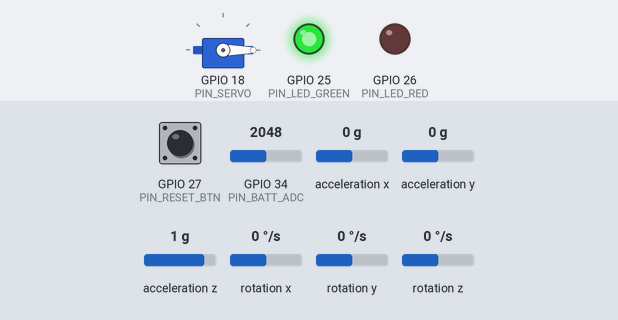
Bench run of a sketch on a simulated ESP32. Parts: servo, output pins drawn as LEDs (lit = HIGH). Inputs (shaded band) come from the test bench; at power-on: acceleration z 1 g, GPIO 27 (PIN_RESET_BTN) HIGH, GPIO 34 (PIN_BATT_ADC) = 2048, acceleration x 0 g, acceleration y 0 g, rotation x 0 °/s, rotation y 0 °/s, rotation z 0 °/s (analog values on the 0–4095 scale). What the sketch prints to the serial monitor is not drawn.

Above: at 2.2 s.
2.3 s: acceleration z set to 0.4 g
5.3 s: acceleration z set to 0.1 g
At 5.53 s:
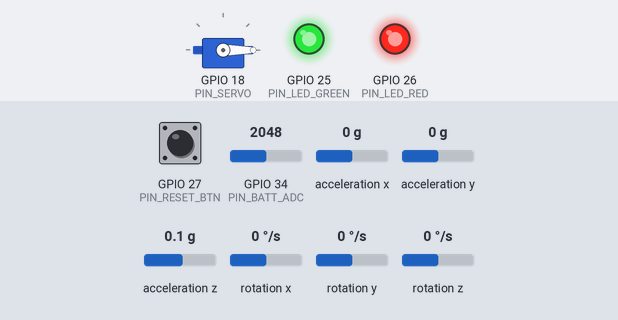
At 6.1 s:
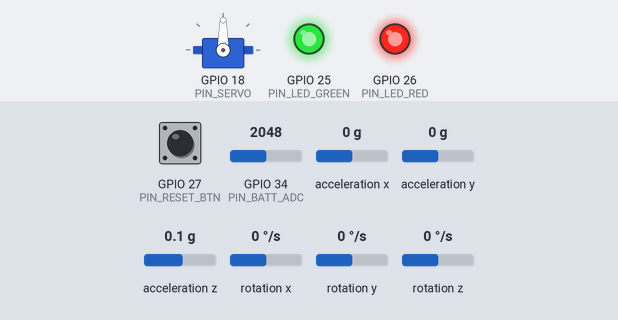
8.3 s: GPIO 27 (PIN_RESET_BTN) pulled LOW for 3.2 s
At 9.6 s:
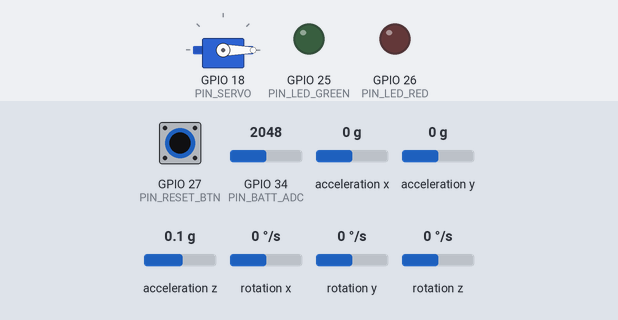
Timing chart, 0 to 20.0 s (numbered marks = the images above; inputs shaded):
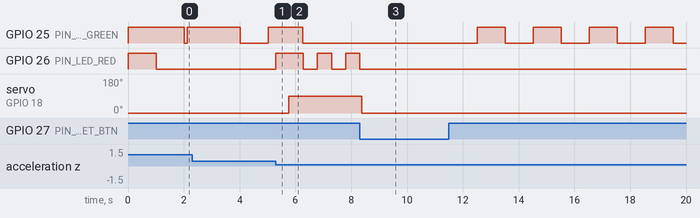

Measured:
- the behaviour switches between 0.3 and 0.2 g on acceleration z (found by bisection; images 0 and 1)
- after the input at 5.3 s, GPIO 26 (PIN_LED_RED): goes HIGH 0.99 s, LOW 0.50 s, HIGH 0.50 s, LOW 0.50 s, then HIGH, starting at once; servo on GPIO 18 (PIN_SERVO): 0° → 90° after 0.46 s
- after the input at 8.3 s, GPIO 25 (PIN_LED_GREEN): alternates HIGH for 1.0 s and LOW for 1.0 s, starting after 4.2 s; GPIO 26 (PIN_LED_RED): goes on until 8.3 s, then stays LOW; servo on GPIO 18 (PIN_SERVO): 90° → 0° after 0.07 s

The sketch:

parachute.ino
```cpp
/*
 * ============================================================
 *              REFLEX — PARACHUTE DEPLOYMENT SYSTEM
 *                         ESP32
 * ============================================================
 *
 *  Sensors:
 *    • MPU6050 (I2C)
 *    • 3.7V LiPo battery
 *
 *  Outputs:
 *    • Servo      → Parachute deployment
 *    • Red LED    → Fault / deployment status
 *    • Green LED  → System ready status
 *
 *  Input:
 *    • Reset button
 *
 * ============================================================
 *                  ANTI-FALSE-DEPLOYMENT GUARDS
 * ============================================================
 *
 *  1. MULTI-SAMPLE CONFIRMATION
 *     The detected failure must persist for:
 *
 *        CONFIRM_CYCLES × 20 ms ≈ 400 ms
 *
 *     This prevents deployment from short-duration spikes
 *     or temporary disturbances.
 *
 *  2. ALTITUDE / VELOCITY GATE
 *     The parachute deploys only when the estimated fall
 *     speed exceeds FREE_FALL_G_THRESHOLD.
 *
 *  3. ARMED FLAG
 *     The system must be explicitly armed after power-on.
 *     This prevents deployment during initialization.
 *
 *  4. ONE-SHOT LATCH
 *     Once deployment occurs, the servo cannot trigger again
 *     until the system receives a physical reset.
 *
 *  5. BATTERY GATE
 *     Deployment is blocked when the battery voltage is
 *     critically low, helping prevent glitches caused by
 *     battery brownout.
 *
 * ============================================================
 */

#include <Wire.h>
#include <ESP32Servo.h>       // ESP32Servo library
#include <MPU6050_light.h>    // MPU6050_light by rfetick

// ── Pin assignments ──────────────────────────────────────────
#define PIN_SERVO        18   // PWM-capable GPIO
#define PIN_LED_GREEN    25
#define PIN_LED_RED      26
#define PIN_RESET_BTN    27   // Pulled HIGH internally; LOW = pressed
#define PIN_BATT_ADC     34   // ADC1 channel – battery voltage divider

// ── Servo positions ──────────────────────────────────────────
#define SERVO_STOWED     0    // degrees – parachute locked
#define SERVO_DEPLOYED   90   // degrees – chute released

// ── MPU6050 thresholds ───────────────────────────────────────
// Free-fall: all axes ≈ 0 g (weightlessness).
// Crash:     any axis suddenly exceeds CRASH_G_THRESHOLD g.
#define FREE_FALL_G_THRESHOLD   0.25f   // total accel < 0.25 g  → free-fall
#define CRASH_G_THRESHOLD       3.5f    // total accel > 3.5 g   → hard impact
#define TILT_THRESHOLD_DEG      60.0f   // roll or pitch > 60°   → attitude failure

// ── Confirmation / timing ────────────────────────────────────
#define CONFIRM_CYCLES          20      // consecutive bad readings before deploy
#define LOOP_DELAY_MS           20      // ms between sensor reads
#define BLINK_PERIOD_MS         500     // red LED blink rate (error / armed)
#define DEPLOY_HOLD_MS          500     // ms to hold servo at deployed angle
#define ARMED_BLINK_MS          1000    // green LED blink rate while arming

// ── Battery monitoring ───────────────────────────────────────
// Voltage divider: 100 kΩ / 100 kΩ  →  Vbatt/2 on ADC pin
// ADC full-scale = 3.3 V at 4095 counts
#define BATT_LOW_VOLTAGE        3.50f   // V – warn
#define BATT_CRITICAL_VOLTAGE   3.30f   // V – block deployment
#define BATT_R1                 100000.0f
#define BATT_R2                 100000.0f
#define ADC_MAX                 4095.0f
#define ADC_VREF                3.3f

// ─────────────────────────────────────────────────────────────
MPU6050 mpu(Wire);
Servo   parachute;

// System state machine
enum SystemState {
  STATE_INIT,
  STATE_ARMING,    // waiting for initial stable readings
  STATE_ARMED,     // normal flight monitoring
  STATE_DEPLOYING, // servo moving
  STATE_DEPLOYED,  // chute out – waiting for reset
  STATE_ERROR      // sensor / battery fault
};

SystemState sysState = STATE_INIT;

// Counters & flags
uint8_t  failCount      = 0;
bool     deployed       = false;
uint32_t lastBlinkRed   = 0;
uint32_t lastBlinkGreen = 0;
bool     ledRedState    = false;
bool     ledGreenState  = false;
uint32_t armStartTime   = 0;
uint8_t  stableCount    = 0;
#define  STABLE_NEEDED  50   // 1 second of good data before fully armed

// ─── helpers ─────────────────────────────────────────────────

float readBatteryVoltage() {
  uint32_t raw = 0;
  for (int i = 0; i < 8; i++) raw += analogRead(PIN_BATT_ADC);
  raw /= 8;
  float vPin  = (raw / ADC_MAX) * ADC_VREF;
  float vBatt = vPin * ((BATT_R1 + BATT_R2) / BATT_R2);
  return vBatt;
}

void setLeds(bool green, bool red) {
  digitalWrite(PIN_LED_GREEN, green ? HIGH : LOW);
  digitalWrite(PIN_LED_RED,   red   ? HIGH : LOW);
}

void blinkRed() {
  uint32_t now = millis();
  if (now - lastBlinkRed >= BLINK_PERIOD_MS) {
    lastBlinkRed = now;
    ledRedState  = !ledRedState;
    digitalWrite(PIN_LED_RED, ledRedState ? HIGH : LOW);
  }
}

void blinkGreen() {
  uint32_t now = millis();
  if (now - lastBlinkGreen >= ARMED_BLINK_MS) {
    lastBlinkGreen = now;
    ledGreenState  = !ledGreenState;
    digitalWrite(PIN_LED_GREEN, ledGreenState ? HIGH : LOW);
  }
}

void deployParachute() {
  Serial.println("[DEPLOY] PARACHUTE DEPLOYING!");
  parachute.write(SERVO_DEPLOYED);
  delay(DEPLOY_HOLD_MS);          // give servo time to travel
  deployed  = true;
  sysState  = STATE_DEPLOYED;
  setLeds(false, true);           // solid red = deployed / error
}

void enterError(const char* reason) {
  Serial.print("[ERROR] ");
  Serial.println(reason);
  sysState = STATE_ERROR;
  setLeds(false, false);
}

bool resetPressed() {
  return digitalRead(PIN_RESET_BTN) == LOW;
}

void doReset() {
  Serial.println("[RESET] System resetting…");
  deployed  = false;
  failCount = 0;
  stableCount = 0;
  parachute.write(SERVO_STOWED);
  delay(400);
  sysState  = STATE_ARMING;
  armStartTime = millis();
  setLeds(false, false);
  Serial.println("[RESET] Done – re-arming…");
}

// ─── setup ───────────────────────────────────────────────────
void setup() {
  Serial.begin(115200);
  Serial.println("\n=== Smart Parachute System booting ===");

  pinMode(PIN_LED_GREEN,  OUTPUT);
  pinMode(PIN_LED_RED,    OUTPUT);
  pinMode(PIN_RESET_BTN,  INPUT_PULLUP);
  analogReadResolution(12);        // 12-bit ADC

  // Servo
  parachute.attach(PIN_SERVO, 500, 2400);
  parachute.write(SERVO_STOWED);
  Serial.println("[INIT] Servo stowed.");

  // MPU6050
  Wire.begin();
  uint8_t mpuStatus = mpu.begin();
  if (mpuStatus != 0) {
    enterError("MPU6050 not found. Check wiring!");
    return;
  }
  Serial.println("[INIT] MPU6050 OK. Calibrating – keep drone still…");
  setLeds(true, true);             // both on during calibration
  mpu.calcOffsets();               // ~3 second auto-calibration
  setLeds(false, false);
  Serial.println("[INIT] Calibration done.");

  // Battery check
  float vBatt = readBatteryVoltage();
  Serial.print("[INIT] Battery: "); Serial.print(vBatt, 2); Serial.println(" V");
  if (vBatt < BATT_CRITICAL_VOLTAGE) {
    enterError("Battery critically low – replace before flight!");
    return;
  }

  sysState     = STATE_ARMING;
  armStartTime = millis();
  Serial.println("[INIT] Arming…");
}

// ─── loop ────────────────────────────────────────────────────
void loop() {
  // Always service reset button
  if (resetPressed()) {
    delay(50);                      // debounce
    if (resetPressed()) doReset();
    while (resetPressed());         // wait for release
    return;
  }

  // Read sensors every loop regardless of state
  mpu.update();
  float ax    = mpu.getAccX();
  float ay    = mpu.getAccY();
  float az    = mpu.getAccZ();
  float roll  = mpu.getAngleX();
  float pitch = mpu.getAngleY();
  float gTot  = sqrt(ax*ax + ay*ay + az*az);   // total acceleration in g

  float vBatt = readBatteryVoltage();

  // ── STATE MACHINE ─────────────────────────────────────────
  switch (sysState) {

    // ── ARMING ────────────────────────────────────────────
    case STATE_ARMING: {
      blinkGreen();
      // Need stable IMU readings before declaring armed
      bool stable = (gTot > 0.85f && gTot < 1.15f)
                 && (fabs(roll) < 15.0f)
                 && (fabs(pitch) < 15.0f);
      if (stable) stableCount++;
      else        stableCount = 0;

      if (stableCount >= STABLE_NEEDED) {
        sysState = STATE_ARMED;
        setLeds(true, false);       // solid green = armed & ready
        Serial.println("[ARM] System ARMED – monitoring active.");
      }
      break;
    }

    // ── ARMED – normal flight monitoring ─────────────────
    case STATE_ARMED: {
      // Battery gate
      if (vBatt < BATT_CRITICAL_VOLTAGE) {
        enterError("Battery critical during flight!");
        break;
      }
      if (vBatt < BATT_LOW_VOLTAGE) {
        // Warn via blinking green but don't block yet
        blinkGreen();
      } else {
        setLeds(true, false);       // solid green
      }

      // ── Failure detection (anti-false-deploy) ──────────
      bool failureDetected = false;
      const char* failReason = "";

      // 1. Free-fall (motor/prop failure – drone falls)
      if (gTot < FREE_FALL_G_THRESHOLD) {
        failureDetected = true;
        failReason = "FREE-FALL";
      }
      // 2. Severe attitude (flip / tumble)
      else if (fabs(roll) > TILT_THRESHOLD_DEG || fabs(pitch) > TILT_THRESHOLD_DEG) {
        failureDetected = true;
        failReason = "ATTITUDE FAILURE";
      }
      // 3. Hard impact (crash already happening — secondary trigger)
      else if (gTot > CRASH_G_THRESHOLD) {
        failureDetected = true;
        failReason = "HARD IMPACT";
      }

      if (failureDetected) {
        failCount++;
        blinkRed();
        Serial.print("[WARN] "); Serial.print(failReason);
        Serial.print(" count="); Serial.println(failCount);

        if (failCount >= CONFIRM_CYCLES) {
          // Final battery gate – don't deploy if brownout
          if (vBatt >= BATT_CRITICAL_VOLTAGE) {
            Serial.print("[DEPLOY] Confirmed: "); Serial.println(failReason);
            sysState = STATE_DEPLOYING;
          } else {
            enterError("Cannot deploy – battery critical!");
          }
        }
      } else {
        // Readings recovered – reset counter (avoids single-spike false trigger)
        if (failCount > 0) {
          failCount = 0;
          setLeds(true, false);
          Serial.println("[INFO] False-alarm cleared.");
        }
      }
      break;
    }

    // ── DEPLOYING ─────────────────────────────────────────
    case STATE_DEPLOYING: {
      deployParachute();
      break;
    }

    // ── DEPLOYED – waiting for manual reset ───────────────
    case STATE_DEPLOYED: {
      blinkRed();     // blink red until reset
      // Diagnostic print every 5 seconds
      static uint32_t lastPrint = 0;
      if (millis() - lastPrint > 5000) {
        lastPrint = millis();
        Serial.println("[DEPLOYED] Press RESET button to re-arm.");
      }
      break;
    }

    // ── ERROR ─────────────────────────────────────────────
    case STATE_ERROR: {
      blinkRed();
      static uint32_t lastErrPrint = 0;
      if (millis() - lastErrPrint > 3000) {
        lastErrPrint = millis();
        Serial.println("[ERROR] System in fault state. Press RESET.");
      }
      break;
    }

    default: break;
  }

  // Serial telemetry (every 500 ms)
  static uint32_t lastTelem = 0;
  if (millis() - lastTelem >= 500) {
    lastTelem = millis();
    Serial.printf("[TELEM] gTot=%.2f roll=%.1f pitch=%.1f vBatt=%.2fV state=%d failCnt=%d\n",
                  gTot, roll, pitch, vBatt, (int)sysState, failCount);
  }

  delay(LOOP_DELAY_MS);
}
```
